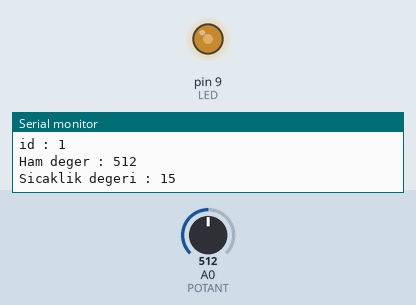
Recording of a sketch running on a simulated Arduino Uno, built with avr-gcc and run on an emulated ATmega328P. Parts: output pins drawn as LEDs (lit = HIGH), the last lines printed to the serial monitor. The test bench sets the inputs (shaded band); at power-on: A0 (POTANT) = 512.

Above: at 1.8 s.
1.9 s: A0 (POTANT) set to 716
At 2.3 s:
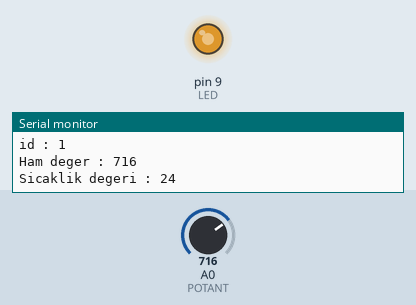
3.5 s: A0 (POTANT) set to 900
At 5.1 s:
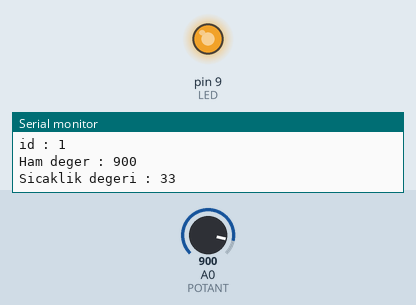
5.5 s: A0 (POTANT) set to 122
At 6.7 s:
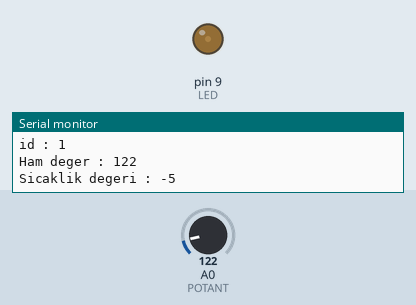
7.5 s: A0 (POTANT) set to 0
At 8.3 s:
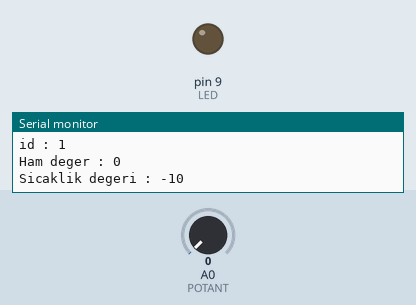
9.5 s: A0 (POTANT) set to 511
At 11.0 s:
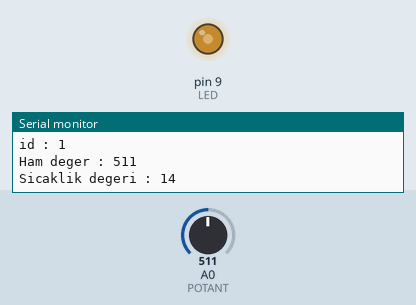
Timing chart, 0 to 12.5 s (numbered marks = the images above; inputs shaded):
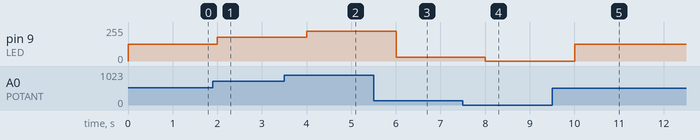

The sketch:

temperature_meter.ino
```cpp
#define POTANT A0
#define LED 9
struct sensorVerisi {
  int id;
  int hamdeger;
  int sicaklik;
};

struct sensorVerisi istasyon1;
int analogSicaklik;

void setup() {
  Serial.begin(9600);
  pinMode(POTANT, INPUT);
  pinMode(LED, OUTPUT);
}

void loop() {
  istasyon1.id = 1;
  istasyon1.hamdeger = analogRead(POTANT);
  istasyon1.sicaklik = map(istasyon1.hamdeger, 0,1023,-10,40);
  analogSicaklik = map(istasyon1.hamdeger, 0,1023,0,255);
  analogWrite(LED,analogSicaklik);
  Serial.print("id : ");
  Serial.println(istasyon1.id);
  Serial.print("Ham deger : ");
  Serial.println(istasyon1.hamdeger);
  Serial.print("Sicaklik degeri : ");
  Serial.println(istasyon1.sicaklik);
  delay(1000);
}
```

Measured:
- after the input at 1.9 s, pin 9 (LED): 127/255 → 178/255 after 0.10 s
- after the input at 3.5 s, pin 9 (LED): 178/255 → 224/255 after 0.50 s
- after the input at 5.5 s, pin 9 (LED): 224/255 → 30/255 after 0.51 s
- after the input at 7.5 s, pin 9 (LED): 30/255 → 0/255 after 0.51 s
- after the input at 9.5 s, pin 9 (LED): 0/255 → 127/255 after 0.51 s
